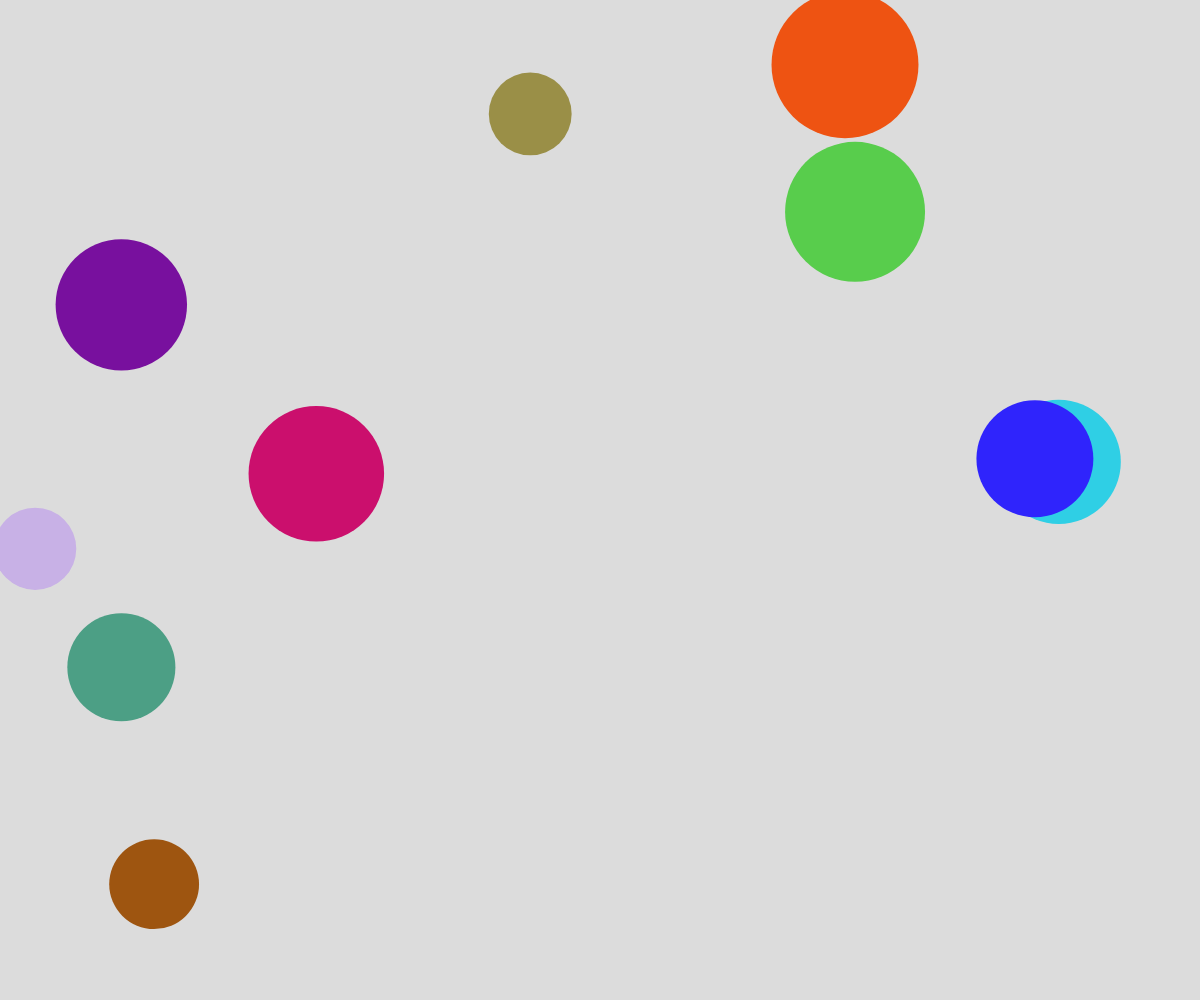
Frame 1 (no input)
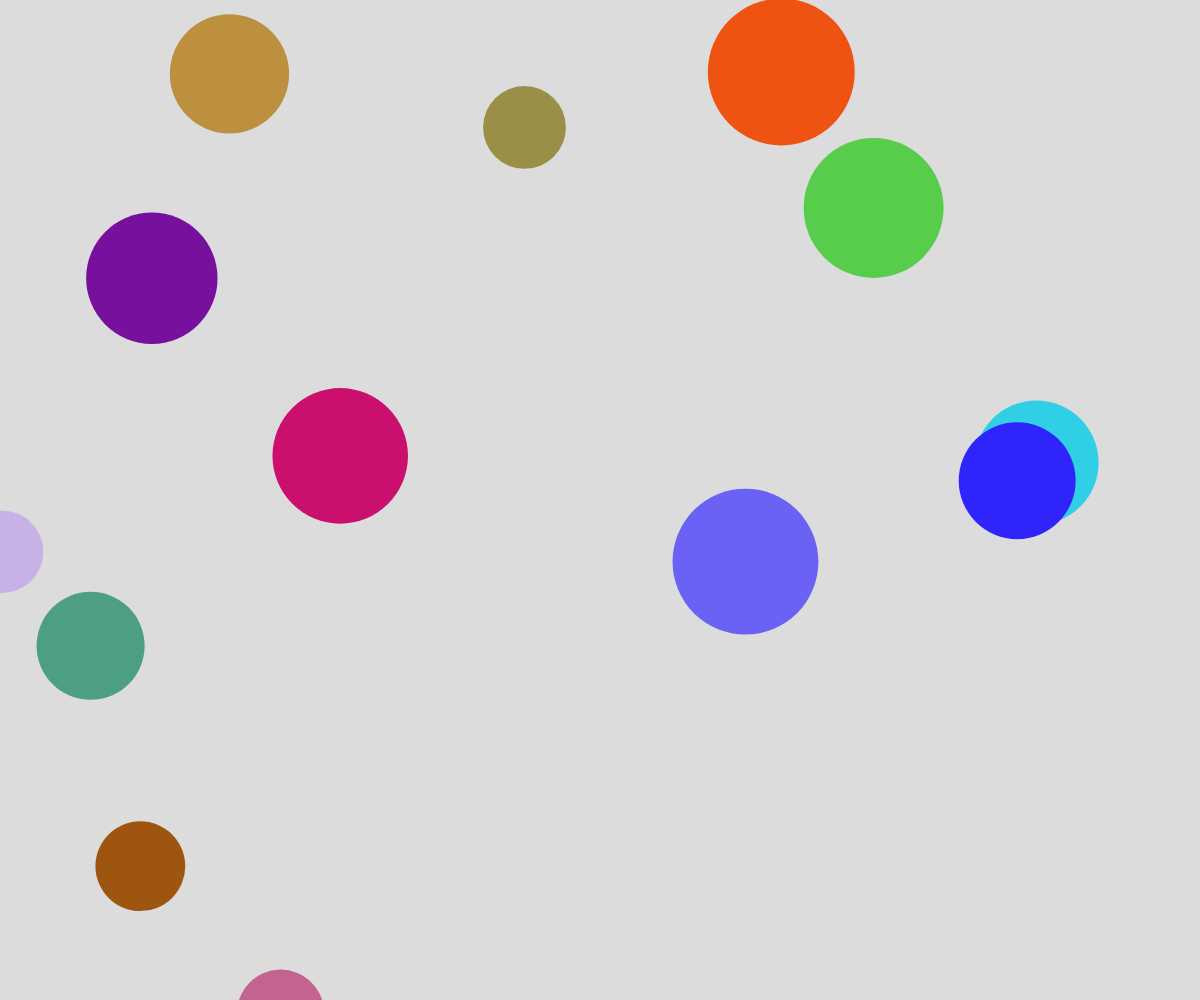
Frame 60 (no input)
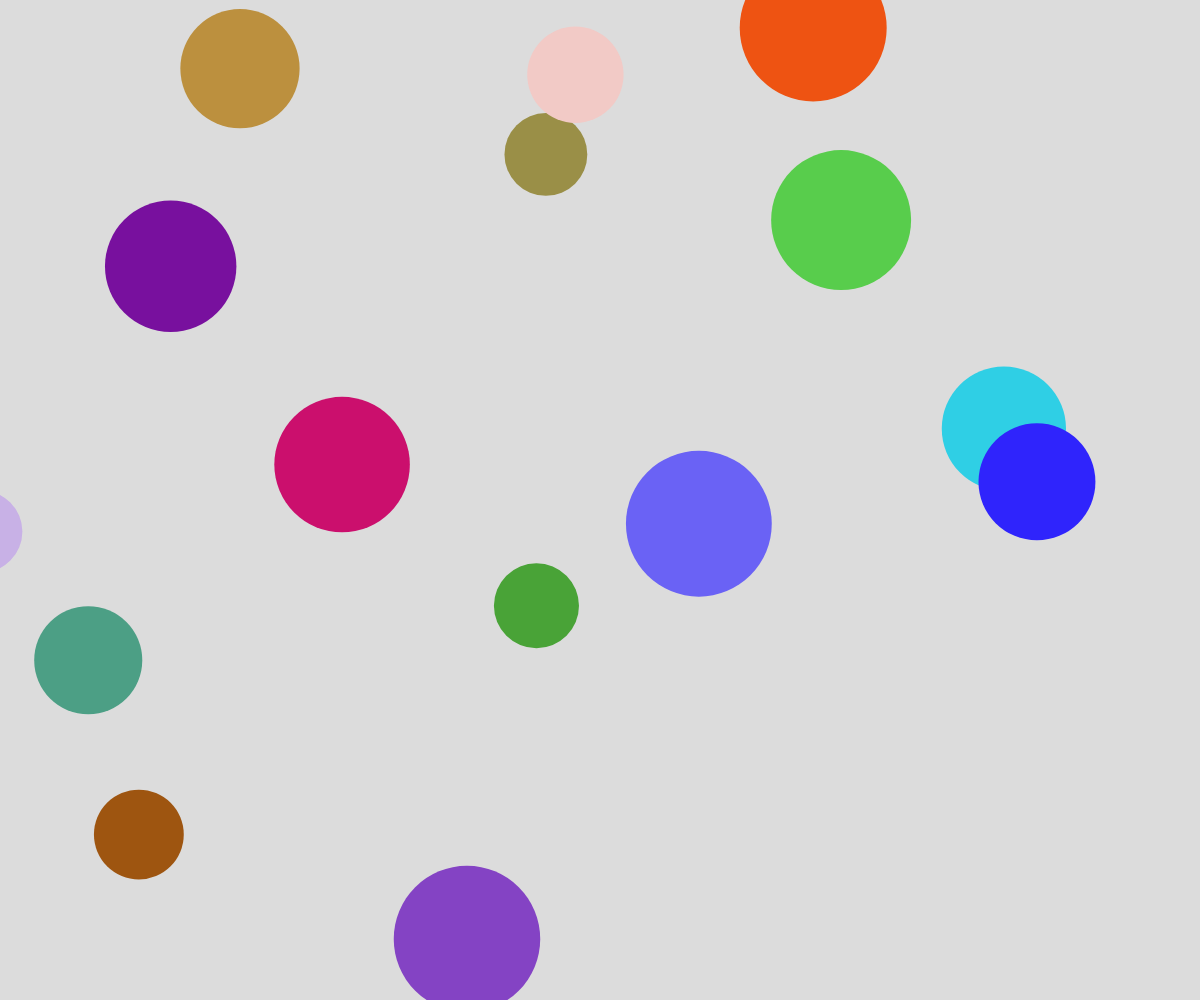
Frame 120 (the mouse pressed at the canvas centre since frame 60)

The p5.js sketch that drew these frames (run headless with seeded random() and noise() and a simulated clock; from frame 60 on, the mouse is pressed at the canvas centre):

// p5.js sketch
// ── sketch.js
// Bubble Object Notation and Arrays Demo

let theBubbles = [];
let deathSpots = [];

function setup() {
  createCanvas(windowWidth, windowHeight);
  noStroke();
  for(let i = 0; i < 10; i++){
    spawnBubble();
  }

  //spawn a new bubble every half second
  window.setInterval(spawnBubble, 500);
}

function draw() {
  background(220);
  for (let bubble of theBubbles){
    //randomize movement
    bubble.dx = random(-5,5);
    bubble.dy = random(-5,5);


    //move bubble
    bubble.x += bubble.dx;
    bubble.y += bubble.dy;


    //display bubble
    fill(bubble.r, bubble.g, bubble.b);
    circle(bubble.x, bubble.y, bubble.radius*2);
  }
  //show graves
  fill("black");
  for(let grave of deathSpots){
    text("x", grave.x, grave.y);
  }
}

function spawnBubble(){
  let someBubble = {
    x: random(width),
    y: random(height),
    radius: random(40, 80),
    r: random(255),
    g: random(255),
    b: random(255),
    dx: random(-5,5),
    dy: random(-5,5),
  };
  theBubbles.push(someBubble);
}

function mousePressed(){

  // for (let i = people.length-1; 1 >= 0; i--){}
  for (let bubble of theBubbles){
    if(dist(bubble.x, bubble.y, mouseX, mouseY) < bubble.radius){
      let index = theBubbles.indexOf(bubble);
      theBubbles.splice(index,1);


      // add this spot to my death history
      let spot = {
        x: mouseX,
        y: mouseY,
      };
      deathSpots.push(spot);
    }
  }
}
